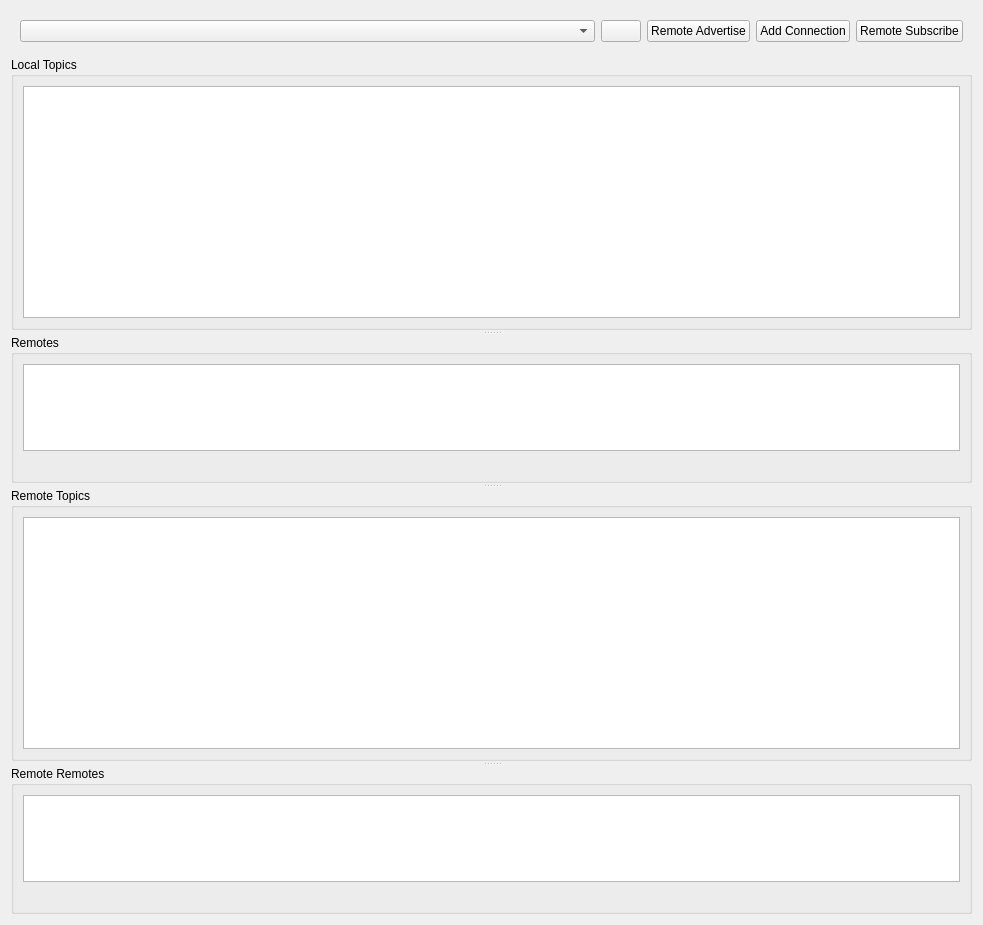
<?xml version="1.0" encoding="UTF-8"?>
<ui version="4.0">
 <class>UDPBridgeWidget</class>
 <widget class="QWidget" name="UDPBridgeWidget">
  <property name="geometry">
   <rect>
    <x>0</x>
    <y>0</y>
    <width>983</width>
    <height>925</height>
   </rect>
  </property>
  <property name="windowTitle">
   <string>UDP Bridge</string>
  </property>
  <layout class="QVBoxLayout" name="verticalLayout">
   <item>
    <widget class="QWidget" name="toolbarWidget" native="true">
     <property name="sizePolicy">
      <sizepolicy hsizetype="Preferred" vsizetype="Minimum">
       <horstretch>0</horstretch>
       <verstretch>0</verstretch>
      </sizepolicy>
     </property>
     <layout class="QHBoxLayout" name="horizontalLayout">
      <item>
       <widget class="QComboBox" name="nodesComboBox">
        <property name="sizePolicy">
         <sizepolicy hsizetype="Preferred" vsizetype="Fixed">
          <horstretch>1</horstretch>
          <verstretch>0</verstretch>
         </sizepolicy>
        </property>
        <property name="sizeAdjustPolicy">
         <enum>QComboBox::AdjustToContents</enum>
        </property>
       </widget>
      </item>
      <item>
       <widget class="QPushButton" name="refreshNodesPushButton">
        <property name="text">
         <string/>
        </property>
        <property name="icon">
         <iconset theme="view-refresh">
          <normaloff>.</normaloff>.</iconset>
        </property>
       </widget>
      </item>
      <item>
       <widget class="QPushButton" name="advertisePushButton">
        <property name="text">
         <string>Remote Advertise</string>
        </property>
       </widget>
      </item>
      <item>
       <widget class="QPushButton" name="addRemotePushButton">
        <property name="text">
         <string>Add Connection</string>
        </property>
       </widget>
      </item>
      <item>
       <widget class="QPushButton" name="subscribePushButton">
        <property name="text">
         <string>Remote Subscribe</string>
        </property>
       </widget>
      </item>
     </layout>
    </widget>
   </item>
   <item>
    <widget class="QSplitter" name="splitter">
     <property name="orientation">
      <enum>Qt::Vertical</enum>
     </property>
     <property name="handleWidth">
      <number>5</number>
     </property>
     <widget class="QGroupBox" name="localTopicsGroupBox">
      <property name="sizePolicy">
       <sizepolicy hsizetype="Preferred" vsizetype="Preferred">
        <horstretch>0</horstretch>
        <verstretch>2</verstretch>
       </sizepolicy>
      </property>
      <property name="title">
       <string>Local Topics</string>
      </property>
      <layout class="QHBoxLayout" name="horizontalLayout_3">
       <item>
        <widget class="QTreeView" name="localTopicsTreeView">
         <property name="sizePolicy">
          <sizepolicy hsizetype="Expanding" vsizetype="Expanding">
           <horstretch>0</horstretch>
           <verstretch>0</verstretch>
          </sizepolicy>
         </property>
         <property name="selectionMode">
          <enum>QAbstractItemView::SingleSelection</enum>
         </property>
        </widget>
       </item>
      </layout>
     </widget>
     <widget class="QGroupBox" name="remotesGroupBox">
      <property name="sizePolicy">
       <sizepolicy hsizetype="Preferred" vsizetype="Preferred">
        <horstretch>0</horstretch>
        <verstretch>1</verstretch>
       </sizepolicy>
      </property>
      <property name="title">
       <string>Remotes</string>
      </property>
      <layout class="QVBoxLayout" name="verticalLayout_2">
       <item>
        <widget class="QTreeView" name="remotesTreeView">
         <property name="sizePolicy">
          <sizepolicy hsizetype="Expanding" vsizetype="Expanding">
           <horstretch>0</horstretch>
           <verstretch>0</verstretch>
          </sizepolicy>
         </property>
         <property name="selectionMode">
          <enum>QAbstractItemView::SingleSelection</enum>
         </property>
        </widget>
       </item>
       <item>
        <widget class="QLabel" name="selectedRemotedetailsLabel">
         <property name="text">
          <string/>
         </property>
         <property name="textInteractionFlags">
          <set>Qt::LinksAccessibleByMouse|Qt::TextSelectableByMouse</set>
         </property>
        </widget>
       </item>
      </layout>
     </widget>
     <widget class="QGroupBox" name="remoteTopicsGroupBox">
      <property name="sizePolicy">
       <sizepolicy hsizetype="Preferred" vsizetype="Preferred">
        <horstretch>0</horstretch>
        <verstretch>2</verstretch>
       </sizepolicy>
      </property>
      <property name="title">
       <string>Remote Topics</string>
      </property>
      <layout class="QHBoxLayout" name="horizontalLayout_4">
       <item>
        <widget class="QTreeView" name="remoteTopicsTreeView">
         <property name="sizePolicy">
          <sizepolicy hsizetype="Expanding" vsizetype="Expanding">
           <horstretch>0</horstretch>
           <verstretch>0</verstretch>
          </sizepolicy>
         </property>
         <property name="selectionMode">
          <enum>QAbstractItemView::SingleSelection</enum>
         </property>
         <property name="selectionBehavior">
          <enum>QAbstractItemView::SelectRows</enum>
         </property>
        </widget>
       </item>
      </layout>
     </widget>
     <widget class="QGroupBox" name="remoteRemotesGroupBox">
      <property name="sizePolicy">
       <sizepolicy hsizetype="Preferred" vsizetype="Preferred">
        <horstretch>0</horstretch>
        <verstretch>1</verstretch>
       </sizepolicy>
      </property>
      <property name="title">
       <string>Remote Remotes</string>
      </property>
      <layout class="QVBoxLayout" name="verticalLayout_3">
       <item>
        <widget class="QTreeView" name="remoteRemotesTreeView">
         <property name="sizePolicy">
          <sizepolicy hsizetype="Expanding" vsizetype="Expanding">
           <horstretch>0</horstretch>
           <verstretch>0</verstretch>
          </sizepolicy>
         </property>
        </widget>
       </item>
       <item>
        <widget class="QLabel" name="selectedRemoteRemoteDetailsLabel">
         <property name="text">
          <string/>
         </property>
         <property name="textInteractionFlags">
          <set>Qt::LinksAccessibleByMouse|Qt::TextSelectableByMouse</set>
         </property>
        </widget>
       </item>
      </layout>
     </widget>
    </widget>
   </item>
  </layout>
 </widget>
 <resources/>
 <connections/>
</ui>
